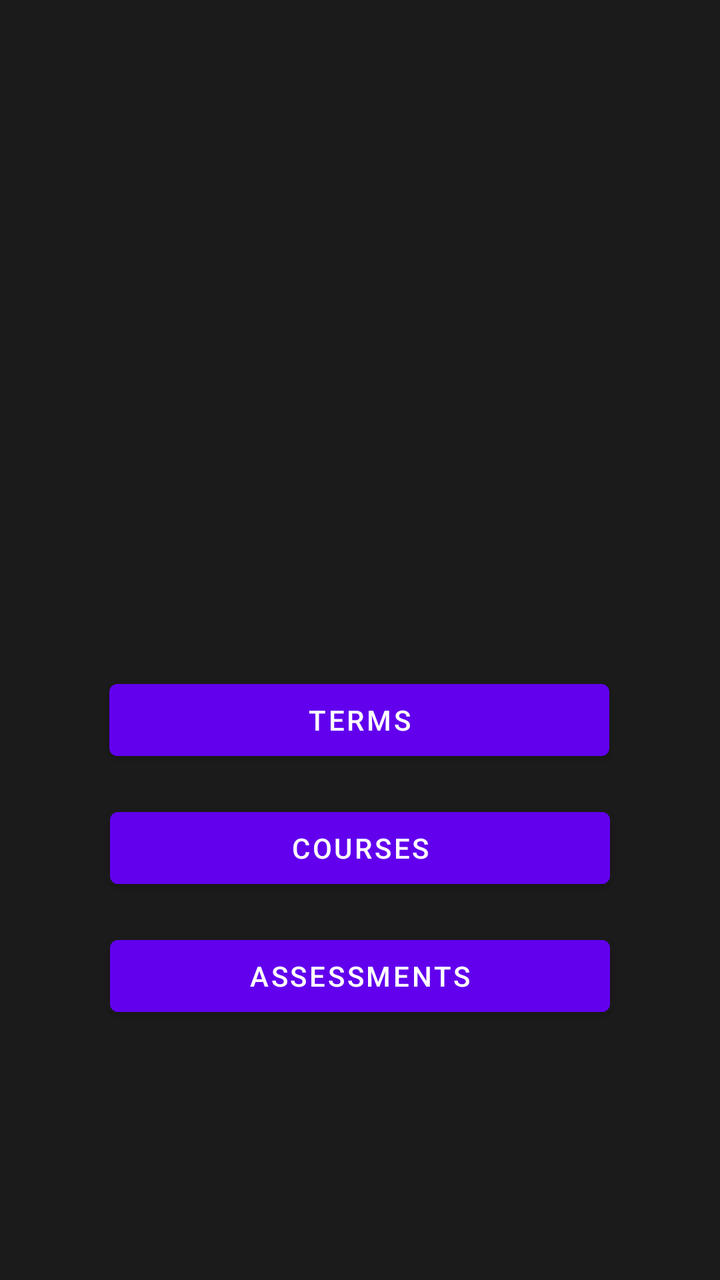
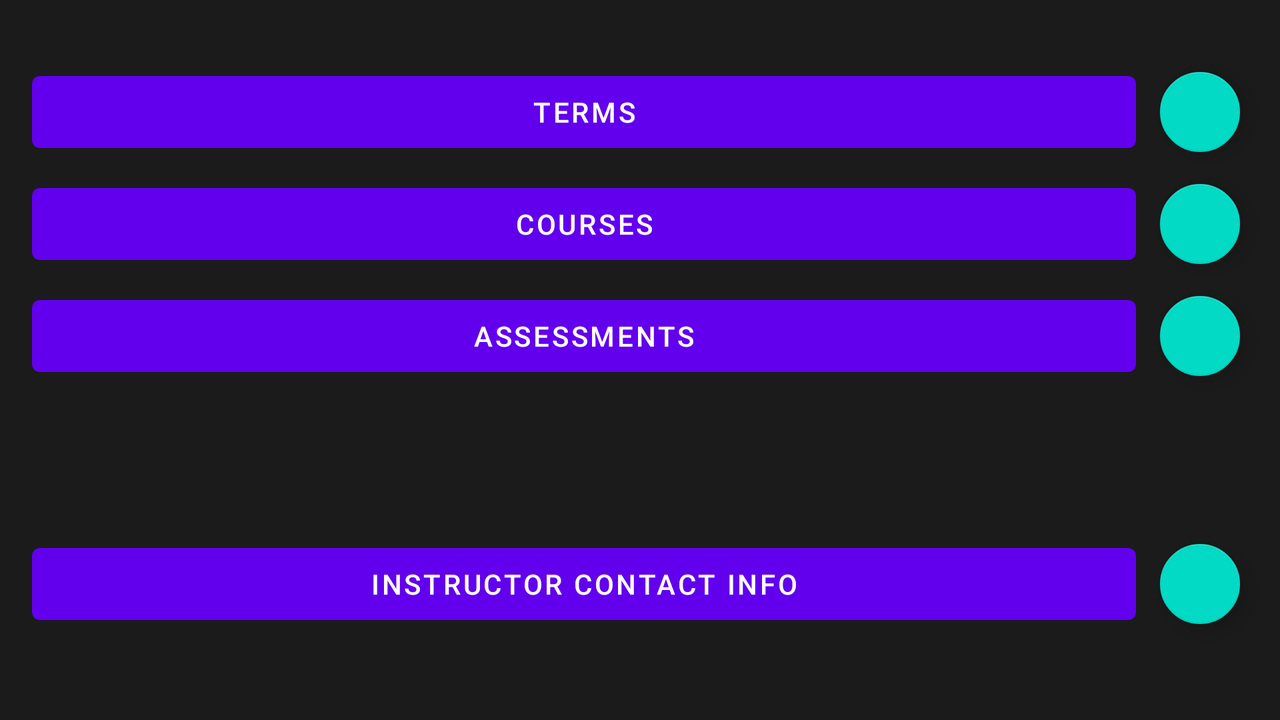

Two renders of one Android screen. The first uses the default layout on a phone; the second uses the alternative layout the repository ships for a different screen configuration, on a matching device. The two XML files are below.
<!-- AndroidManifest.xml: application theme Theme.C196_CourseTracker_MWilliams -->
<!-- res/layout/activity_main.xml -->
<?xml version="1.0" encoding="utf-8"?>
<androidx.constraintlayout.widget.ConstraintLayout xmlns:android="http://schemas.android.com/apk/res/android"
    xmlns:app="http://schemas.android.com/apk/res-auto"
    xmlns:tools="http://schemas.android.com/tools"
    android:layout_width="match_parent"
    android:layout_height="match_parent"
    android:background="@color/darkBG"
    tools:context=".UI.MainActivity">

    <Button
        android:id="@+id/courseBtn"
        android:layout_width="250dp"
        android:layout_height="wrap_content"
        android:layout_marginBottom="16dp"
        android:text="Courses"
        app:layout_constraintBottom_toTopOf="@+id/assessmentBtn"
        app:layout_constraintEnd_toEndOf="parent"
        app:layout_constraintStart_toStartOf="parent" />

    <Button
        android:id="@+id/assessmentBtn"
        android:layout_width="250dp"
        android:layout_height="wrap_content"
        android:layout_marginBottom="128dp"
        android:text="Assessments"
        app:layout_constraintBottom_toBottomOf="parent"
        app:layout_constraintEnd_toEndOf="parent"
        app:layout_constraintStart_toStartOf="parent" />

    <Button
        android:id="@+id/termBtn"
        android:layout_width="250dp"
        android:layout_height="wrap_content"
        android:layout_marginBottom="16dp"
        android:text="Terms"
        app:layout_constraintBottom_toTopOf="@+id/courseBtn"
        app:layout_constraintEnd_toEndOf="parent"
        app:layout_constraintHorizontal_bias="0.496"
        app:layout_constraintStart_toStartOf="parent" />

</androidx.constraintlayout.widget.ConstraintLayout>
<!-- resources referenced by this layout -->
<resources>
  <color name="darkBG">#1B1B1B</color>
  <style name="Theme.C196_CourseTracker_MWilliams" parent="Theme.MaterialComponents.DayNight.DarkActionBar">
          
          <item name="colorPrimary">@color/purple_500</item>
          <item name="colorPrimaryVariant">@color/purple_700</item>
          <item name="colorOnPrimary">@color/white</item>
          
          <item name="colorSecondary">@color/teal_200</item>
          <item name="colorSecondaryVariant">@color/teal_700</item>
          <item name="colorOnSecondary">@color/black</item>
          
          <item name="android:statusBarColor" tools:targetApi="l">?attr/colorPrimaryVariant</item>
          
      </style>
  <color name="white">#FFFFFFFF</color>
  <color name="black">#FF000000</color>
</resources>
<!-- res/layout-land/activity_main.xml (the repository's variant of the layout above) -->
<!-- drawn on the phone turned sideways -->
<?xml version="1.0" encoding="utf-8"?>
<androidx.constraintlayout.widget.ConstraintLayout xmlns:android="http://schemas.android.com/apk/res/android"
    xmlns:app="http://schemas.android.com/apk/res-auto"
    xmlns:tools="http://schemas.android.com/tools"
    android:layout_width="match_parent"
    android:layout_height="match_parent"
    android:background="@color/darkBG"
    tools:context=".UI.MainActivity">

    <Button
        android:id="@+id/assessmentBtn"
        android:layout_width="0dp"
        android:layout_height="wrap_content"
        android:layout_marginStart="16dp"
        android:layout_marginTop="8dp"
        android:layout_marginEnd="8dp"
        android:text="Assessments"
        app:layout_constraintEnd_toStartOf="@+id/addAssessmentFromMainFAB"
        app:layout_constraintStart_toStartOf="parent"
        app:layout_constraintTop_toBottomOf="@+id/courseBtn" />

    <Button
        android:id="@+id/courseBtn"
        android:layout_width="0dp"
        android:layout_height="wrap_content"
        android:layout_marginStart="16dp"
        android:layout_marginTop="8dp"
        android:layout_marginEnd="8dp"
        android:text="Courses"
        app:layout_constraintEnd_toStartOf="@+id/addCoursesFromMainFAB"
        app:layout_constraintStart_toStartOf="parent"
        app:layout_constraintTop_toBottomOf="@+id/termBtn" />

    <Button
        android:id="@+id/termBtn"
        android:layout_width="0dp"
        android:layout_height="wrap_content"
        android:layout_marginStart="16dp"
        android:layout_marginTop="32dp"
        android:layout_marginEnd="8dp"
        android:text="Terms"
        app:layout_constraintEnd_toStartOf="@+id/addTermsFromMainFAB"
        app:layout_constraintStart_toStartOf="parent"
        app:layout_constraintTop_toTopOf="parent" />

    <Button
        android:id="@+id/instructorBtn"
        android:layout_width="0dp"
        android:layout_height="48dp"
        android:layout_marginStart="16dp"
        android:layout_marginTop="32dp"
        android:layout_marginEnd="8dp"
        android:text="Instructor Contact Info"
        app:layout_constraintBottom_toBottomOf="parent"
        app:layout_constraintEnd_toStartOf="@+id/addInstructorFromMainFAB"
        app:layout_constraintStart_toStartOf="parent"
        app:layout_constraintTop_toBottomOf="@+id/assessmentBtn"
        app:rippleColor="@color/secondaryColor" />

    <com.google.android.material.floatingactionbutton.FloatingActionButton
        android:id="@+id/addTermsFromMainFAB"
        android:layout_width="wrap_content"
        android:layout_height="wrap_content"
        android:layout_marginEnd="16dp"
        android:clickable="true"
        app:fabSize="mini"
        app:layout_constraintBottom_toBottomOf="@+id/termBtn"
        app:layout_constraintEnd_toEndOf="parent"
        app:layout_constraintTop_toTopOf="@+id/termBtn"
        app:srcCompat="@drawable/ic_baseline_add_24" />

    <com.google.android.material.floatingactionbutton.FloatingActionButton
        android:id="@+id/addCoursesFromMainFAB"
        android:layout_width="wrap_content"
        android:layout_height="wrap_content"
        android:layout_marginEnd="16dp"
        android:clickable="true"
        app:fabSize="mini"
        app:layout_constraintBottom_toBottomOf="@+id/courseBtn"
        app:layout_constraintEnd_toEndOf="parent"
        app:layout_constraintTop_toTopOf="@+id/courseBtn"
        app:srcCompat="@drawable/ic_baseline_add_24" />

    <com.google.android.material.floatingactionbutton.FloatingActionButton
        android:id="@+id/addAssessmentFromMainFAB"
        android:layout_width="wrap_content"
        android:layout_height="wrap_content"
        android:layout_marginEnd="16dp"
        android:clickable="true"
        app:fabSize="mini"
        app:layout_constraintBottom_toBottomOf="@+id/assessmentBtn"
        app:layout_constraintEnd_toEndOf="parent"
        app:layout_constraintTop_toTopOf="@+id/assessmentBtn"
        app:srcCompat="@drawable/ic_baseline_add_24" />

    <com.google.android.material.floatingactionbutton.FloatingActionButton
        android:id="@+id/addInstructorFromMainFAB"
        android:layout_width="wrap_content"
        android:layout_height="wrap_content"
        android:layout_marginEnd="16dp"
        android:clickable="true"
        app:fabSize="mini"
        app:layout_constraintBottom_toBottomOf="@+id/instructorBtn"
        app:layout_constraintEnd_toEndOf="parent"
        app:layout_constraintTop_toTopOf="@+id/instructorBtn"
        app:srcCompat="@drawable/ic_baseline_add_24" />

</androidx.constraintlayout.widget.ConstraintLayout>
<!-- resources referenced by the variant -->
<!-- as the phone turned sideways resolves them -->
<resources>
  <color name="darkBG">#1B1B1B</color>
  <color name="secondaryColor">#c5e1a5</color>
  <style name="Theme.C196_CourseTracker_MWilliams" parent="Theme.MaterialComponents.DayNight.DarkActionBar">
          
          <item name="colorPrimary">@color/purple_500</item>
          <item name="colorPrimaryVariant">@color/purple_700</item>
          <item name="colorOnPrimary">@color/white</item>
          
          <item name="colorSecondary">@color/teal_200</item>
          <item name="colorSecondaryVariant">@color/teal_700</item>
          <item name="colorOnSecondary">@color/black</item>
          
          <item name="android:statusBarColor" tools:targetApi="l">?attr/colorPrimaryVariant</item>
          
      </style>
  <color name="white">#FFFFFFFF</color>
  <color name="black">#FF000000</color>
</resources>
